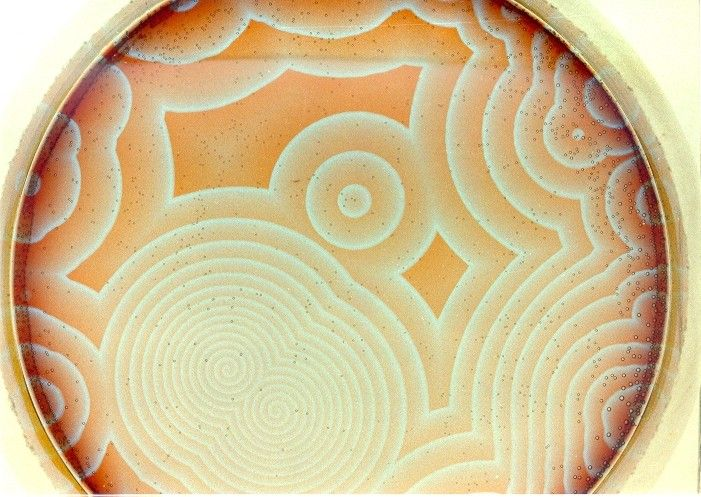
%> input picture image/pattern.jpeg, 701 x 497 px
$ octave readImg.m   (GNU Octave 9; MATLAB toolbox functions it lacks are replaced by stand-ins)
%> lines starting %> are read from the running program, lines starting %| are printed output that depends on the picture
clear all;

%Pattern recognition in matlab.

data = imread('pattern.jpeg');
%> data is the input picture: size 497x701x3 uint8; mean R, G, B 212.3, 192.1, 148.1
data2 = rgb2gray(data);
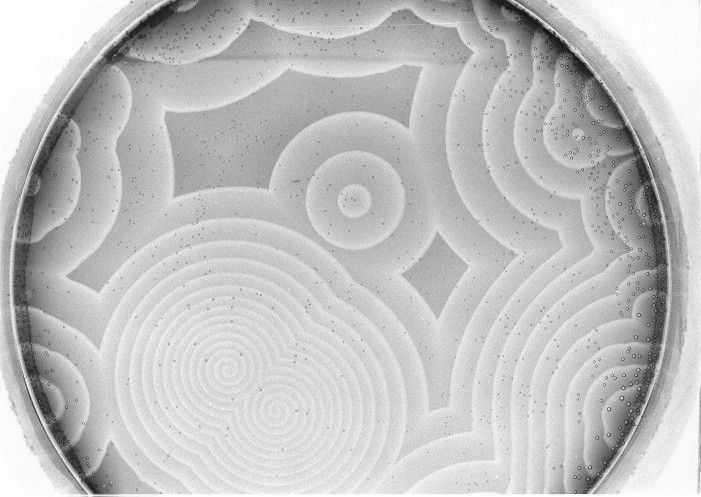
%> data2: size 497x701 uint8; min 8, max 255, mean 193.1
data2 = data2(100:300,250:450);
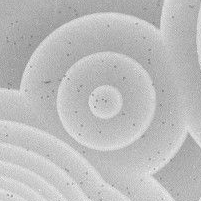
%> data2: size 201x201 uint8; min 110, max 250, mean 189.1

posmin = data2 %< 200;

img = mat2gray(posmin);
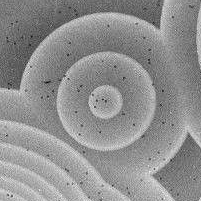
%> img: size 201x201 double; min 0, max 1, mean 0.565


figure
imshow(img)

%-------------------------------------------------------------------------

figure

tend = 0.2;
dt = 0.01;
J = 40;

%x in [0,1].
dx = 1/J;
%y in [0,1];
dy = 1/J;
%equal spacing in x and y direction.
mu = dt^2/dx^2

[x,y] = meshgrid(linspace(0,1,J));

%the boundary conditions are zero (of homogeneous diriclet type).
U1 = zeros(J);
U2 = zeros(J);

%the initial solution is u0(x,y) = sin(pi x) sin(pi y).
U = 15*(x - x.^2).*(y-y.^2).*exp(-50 .*((x - 0.5).^2 + (y - 0.5).^2 ));

Uold = U;
for t = 1:(tend/dt)
    elements = 2:J-1;
    for i = 1:1:J
        %compute the columns where x is const.
        U1(elements,i) = mu*U(elements+1,i) + mu*U(elements-1,i);
        %compute the columns where y is const.
        U2(i,elements) = mu*U(i,elements+1) + mu*U(i,elements-1);
    end
    Unew = (2 - 4*mu) .* U - Uold + U1 + U2;
    Uold = U;
    U = Unew;
end

surf(x,y,U); view(2);
%> after `view(2)`:
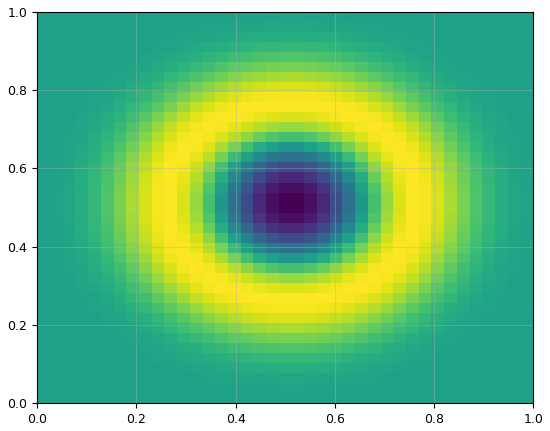
%> figure redrawn from the program's plot data
